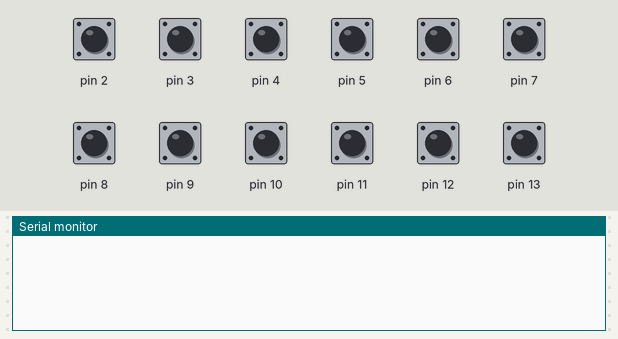
Simulated run of this sketch. Board: Arduino Uno, built with avr-gcc and run on an emulated ATmega328P. On the bench: the last lines printed to the serial monitor. Inputs (shaded band) come from the test bench; at power-on: pin 2–13 HIGH.

Above: at 1.2 s.
1.3 s: pin 2 pulled LOW for 0.15 s
At 1.9 s:
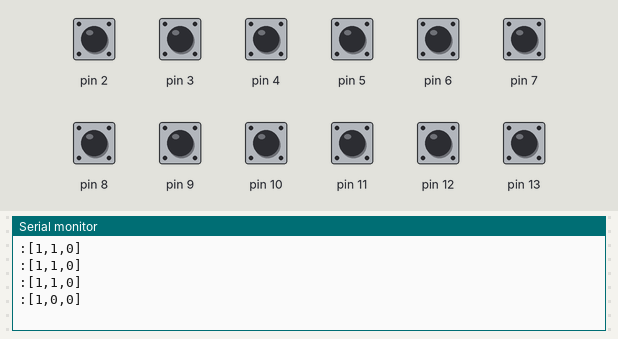
2.9 s: pin 3 pulled LOW for 0.15 s
At 4.2 s:
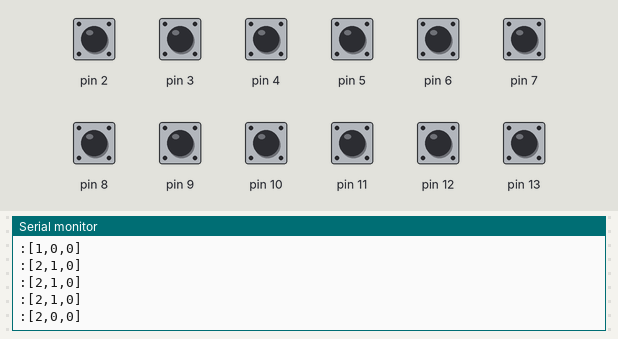
4.5 s: pin 4 pulled LOW for 0.15 s
At 5.6 s:
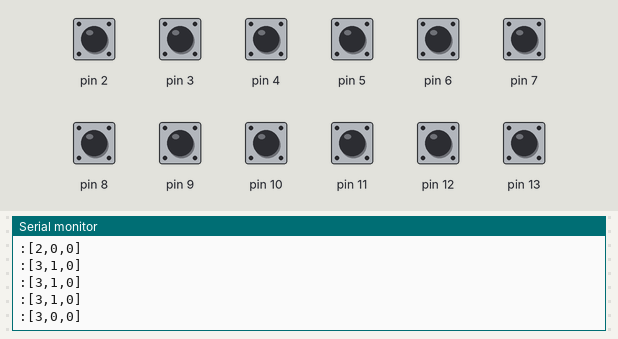
6.1 s: pin 5 pulled LOW for 0.15 s
At 6.8 s:
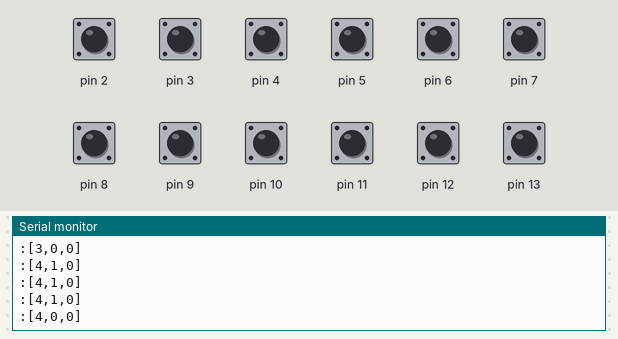
7.7 s: pin 7 pulled LOW for 0.15 s
At 9.0 s:
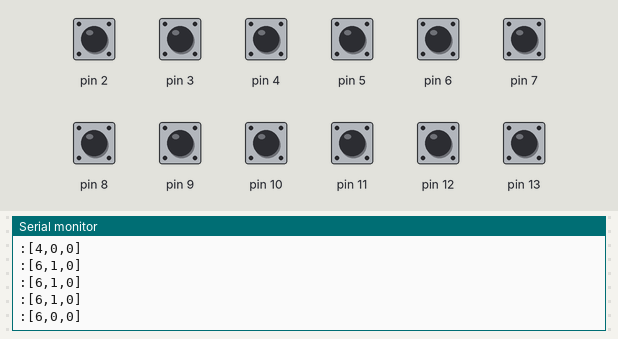
9.3 s: pin 8 pulled LOW for 0.15 s
At 10.4 s:
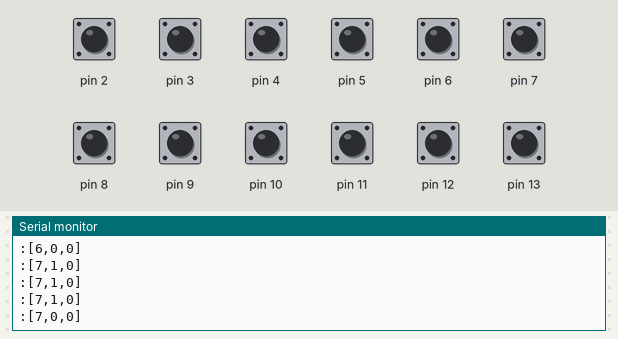
Timing chart, 0 to 11.9 s (numbered marks = the images above; inputs shaded):
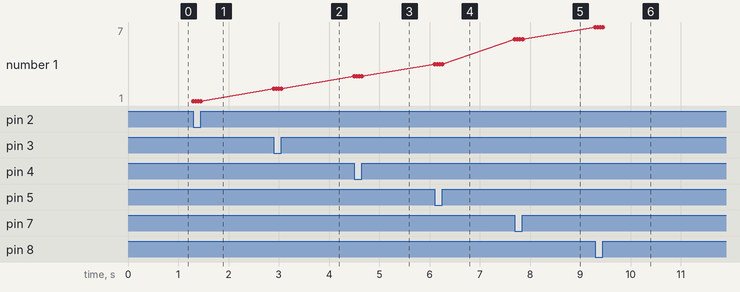

The sketch:

super_banda.ino
```cpp
int previousButtonState1 = HIGH;
int previousButtonState2 = HIGH;
int previousButtonState3 = HIGH;
int previousButtonState4 = HIGH;
int previousButtonState5 = HIGH;
int previousButtonState6 = HIGH;
int previousButtonState7 = HIGH;
int previousButtonState8 = HIGH;
int previousButtonState9 = HIGH;
int previousButtonState10 = HIGH;
int previousButtonState11 = HIGH;
int previousButtonState12 = HIGH;

void setup() {
  Serial.begin(115200);
  pinMode(2, INPUT_PULLUP);
  pinMode(3, INPUT_PULLUP);
  pinMode(4, INPUT_PULLUP);
  pinMode(5, INPUT_PULLUP);
  pinMode(6, INPUT_PULLUP);
  pinMode(7, INPUT_PULLUP);
  pinMode(8, INPUT_PULLUP);
  pinMode(9, INPUT_PULLUP);
  pinMode(10, INPUT_PULLUP);
  pinMode(11, INPUT_PULLUP);
  pinMode(12, INPUT_PULLUP);
  pinMode(13, INPUT_PULLUP);

}
void loop() {
  int botao1 = digitalRead(2);
  int botao2 = digitalRead(3);
  int botao3 = digitalRead(4);
  int botao4 = digitalRead(5);
  int botao5 = digitalRead(6);
  int botao6 = digitalRead(7);
  int botao7 = digitalRead(8);
  int botao8 = digitalRead(9);
  int botao9 = digitalRead(10);
  int botao10 = digitalRead(11);
  int botao11 = digitalRead(12);
  int botao12 = digitalRead(13);

  //////////////////////////////
  if (botao1 == LOW ) {
      // and it's currently pressed:
    Serial.println(":[1,1,0]");
    delay(50);
  }

  if (botao1 == HIGH && previousButtonState1 == LOW) {
    Serial.println(":[1,0,0]");
    delay(50);
  }
  previousButtonState1 = botao1;

  //////////////////////////////
  if (botao2 == LOW ) {
      // and it's currently pressed:
    Serial.println(":[2,1,0]");
    delay(50);
  }

  if (botao2 == HIGH && previousButtonState2 == LOW) {
    Serial.println(":[2,0,0]");
    delay(50);
  }
  previousButtonState2 = botao2;

  //////////////////////////////
  if (botao3 == LOW ) {
      // and it's currently pressed:
    Serial.println(":[3,1,0]");
    delay(50);
  }

  if (botao3 == HIGH && previousButtonState3 == LOW) {
    Serial.println(":[3,0,0]");
    delay(50);
  }
  previousButtonState3 = botao3;


  //////////////////////////////
  if (botao4 == LOW ) {
      // and it's currently pressed:
    Serial.println(":[4,1,0]");
    delay(50);
  }

  if (botao4 == HIGH && previousButtonState4 == LOW) {
    Serial.println(":[4,0,0]");
    delay(50);
  }
  previousButtonState4 = botao4;
  //////////////////////////////
  if (botao6 == LOW ) {
      // and it's currently pressed:
    Serial.println(":[6,1,0]");
    delay(50);
  }

  if (botao6 == HIGH && previousButtonState6 == LOW) {
    Serial.println(":[6,0,0]");
    delay(50);
  }
  previousButtonState6 = botao6;


//////////////////////////////
  if (botao7 == LOW ) {
      // and it's currently pressed:
    Serial.println(":[7,1,0]");
    delay(50);
  }

  if (botao7 == HIGH && previousButtonState7 == LOW) {
    Serial.println(":[7,0,0]");
    delay(50);
  }
  previousButtonState7 = botao7;


//////////////////////////////
  if (botao8 == LOW ) {
      // and it's currently pressed:
    Serial.println(":[8,1,0]");
    delay(50);
  }

  if (botao8 == HIGH && previousButtonState8 == LOW) {
    Serial.println(":[8,0,0]");
    delay(50);
  }
  previousButtonState8 = botao8;

//////////////////////////////
  if (botao9 == LOW ) {
      // and it's currently pressed:
    Serial.println(":[9,1,0]");
    delay(50);
  }

  if (botao9 == HIGH && previousButtonState9 == LOW) {
    Serial.println(":[9,0,0]");
    delay(50);
  }
  previousButtonState9 = botao9;

//////////////////////////////
  if (botao10 == LOW ) {
      // and it's currently pressed:
    Serial.println(":[10,1,0]");
    delay(50);
  }

  if (botao10 == HIGH && previousButtonState10 == LOW) {
    Serial.println(":[10,0,0]");
    delay(50);
  }
  previousButtonState10 = botao10;

//////////////////////////////
  if (botao11 == LOW ) {
      // and it's currently pressed:
    Serial.println(":[11,1,0]");
    delay(50);
  }

  if (botao11 == HIGH && previousButtonState11 == LOW) {
    Serial.println(":[11,0,0]");
    delay(50);
  }
  previousButtonState11 = botao11;


//////////////////////////////
  if (botao12 == LOW ) {
      // and it's currently pressed:
    Serial.println(":[12,1,0]");
    delay(50);
  }

  if (botao12 == HIGH && previousButtonState12 == LOW) {
    Serial.println(":[12,0,0]");
    delay(50);
  }
  previousButtonState12 = botao12;


}
```

Measured:
- after the input at 1.3 s, the serial monitor: prints a new line at once (image 1)
- after the input at 2.9 s, the serial monitor: prints a new line at once (image 2)
- after the input at 4.5 s, the serial monitor: prints a new line at once (image 3)
- after the input at 6.1 s, the serial monitor: prints a new line at once (image 4)
- after the input at 7.7 s, the serial monitor: prints a new line at once (image 5)
- after the input at 9.3 s, the serial monitor: prints a new line at once (image 6)
- plotted number 1: 1 → 2 after the input at 2.9 s, 2 → 3 after the input at 4.5 s, 3 → 4 after the input at 6.1 s, 4 → 6 after the input at 7.7 s, 6 → 7 after the input at 9.3 s
